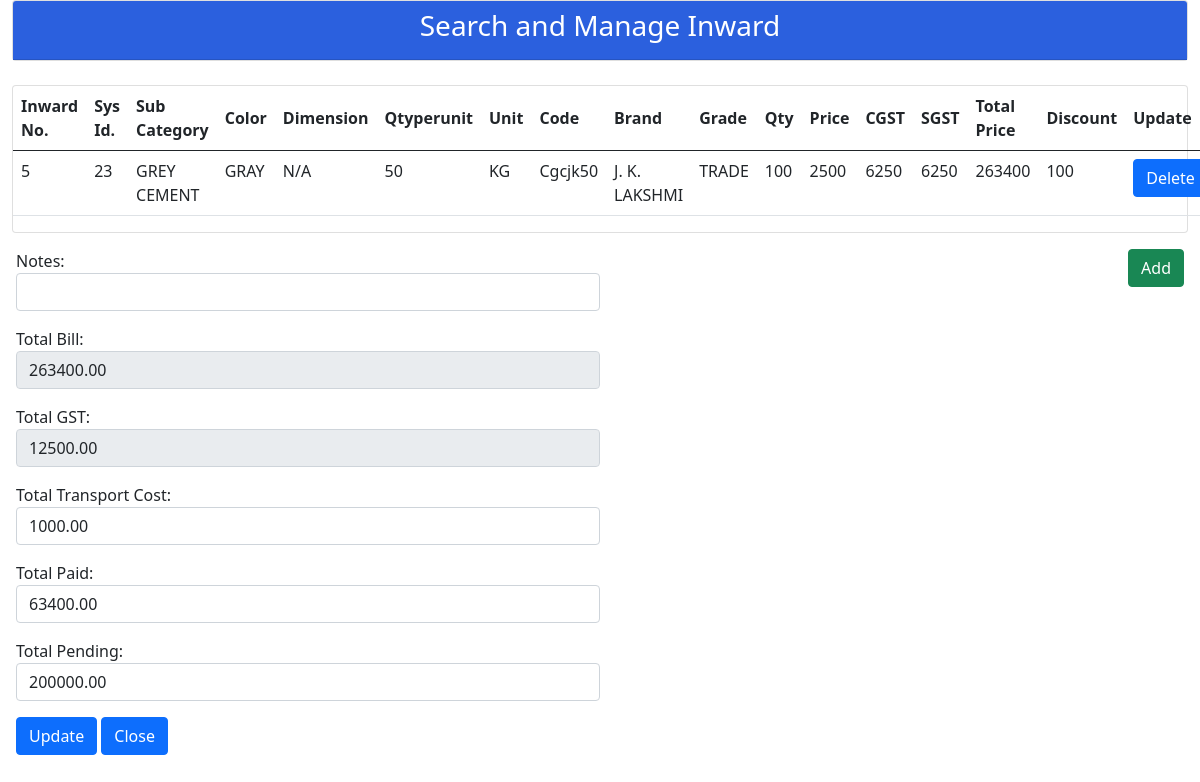
Page /Ceramic/Inward/Updateinward.php?id=3&type=bill on the committed database.
### tables this page shows
CREATE TABLE `tblinwarddetails` (
  `InwardNo` int(10) NOT NULL,
  `ProductId` int(10) NOT NULL,
  `InwardId` int(10) NOT NULL,
  `Qty` int(10) NOT NULL,
  `Price` float NOT NULL,
  `CGST` float NOT NULL,
  `SGST` float NOT NULL,
  `TotalCost` float NOT NULL,
  `Discount` float NOT NULL,
  `StockMstSysId` int(10) NOT NULL,
  `CreatedDate` date NOT NULL DEFAULT current_timestamp(),
  `ModifiedDate` date NOT NULL,
  `RecStatus` varchar(1) NOT NULL DEFAULT 'A'
);

CREATE TABLE `subcategories` (
  `subcategory_id` int(11) NOT NULL,
  `subcategory_name` varchar(30) DEFAULT NULL,
  `category_id` int(11) DEFAULT NULL,
  `active_status` tinyint(1) DEFAULT 1,
  `ProductHSNCode` varchar(8) DEFAULT NULL,
  `ProductGST` int(2) DEFAULT NULL
);

CREATE TABLE `productmst` (
  `ProductID` int(11) NOT NULL,
  `ProductSubCategoryID` int(11) DEFAULT NULL,
  `ProductTypeColor` varchar(50) DEFAULT 'N/A',
  `SizeOrDimension` varchar(50) DEFAULT 'N/A',
  `QtyPerUnit` int(11) NOT NULL,
  `PackingUnit` varchar(15) NOT NULL,
  `Code` varchar(30) DEFAULT 'N/A',
  `CreatedDate` datetime DEFAULT current_timestamp(),
  `ModifiedDate` datetime DEFAULT NULL,
  `BrandId` int(11) DEFAULT NULL,
  `GradeId` int(11) DEFAULT NULL,
  `RecStatus` tinyint(1) DEFAULT 1
);

CREATE TABLE `brandnames` (
  `BrandId` int(11) NOT NULL,
  `BrandName` varchar(70) DEFAULT NULL,
  `RecStatus` tinyint(1) DEFAULT 1
);

CREATE TABLE `grades` (
  `GradeId` int(11) NOT NULL,
  `GradeText` varchar(20) DEFAULT NULL,
  `RecStatus` tinyint(1) DEFAULT 1
);

CREATE TABLE `tblinwardbillmst` (
  `InwardId` int(100) NOT NULL,
  `InwardDate` datetime NOT NULL,
  `VendorId` int(100) NOT NULL,
  `TotalGST` float(100,2) NOT NULL,
  `Transport_extracost` float(100,2) NOT NULL,
  `TotalAmount` float(100,2) NOT NULL,
  `AmountPaid` float(100,2) NOT NULL,
  `AmountPending` float(100,2) NOT NULL,
  `UploadBill` longtext NOT NULL,
  `PaymentMode` varchar(10) NOT NULL,
  `TotalDiscount` float(100,2) NOT NULL,
  `Notes` varchar(200) NOT NULL,
  `StockMstSysId` int(100) NOT NULL,
  `CreatedDate` date NOT NULL DEFAULT current_timestamp(),
  `ModifiedDate` date NOT NULL,
  `RecStatus` varchar(1) NOT NULL DEFAULT 'A',
  `StockType` varchar(50) NOT NULL,
  `ExtraCost` int(100) NOT NULL,
  `Description` varchar(200) NOT NULL,
  `tempextra` int(11) NOT NULL DEFAULT 0,
  `temptransport` int(11) NOT NULL DEFAULT 0
);

### Ceramic/Inward/updateinward.php (the view, shortened to what this page needs)
<?php
include('config.php');
?>
<!DOCTYPE html>
<html>
   <head>
      <link href="https://cdn.jsdelivr.net/npm/bootstrap@5.0.0-beta1/dist/css/bootstrap.min.css" rel="stylesheet">
   </head>
   <body>
      <div class="container-fluid col-lg-12">
       <div class="row">
         <div class="col-md-12">
            <div class="card card-primary">
               <div class="card-header" style="background-color: #2B60DE">
                  <h3 class="card-title" style="color: white" align="center">Search and Manage Inward</h3>
               </div>
            </div>
         </div>
      </div>
         <br>
         <div class="row">
            <div class="col-md-12">
               <div class="card card-primary">
                  <table class="table" id="data_table">
                     <thead>
                        <tr valign="middle">
                           <th>Inward No.</th>
                           <th>Sys Id.</th>
                           <th>Sub Category</th>
                           <th>Color</th>
                           <th>Dimension</th>
                           <th>Qtyperunit</th>
                           <th>Unit</th>
                           <th>Code</th>
                           <th>Brand</th>
                           <th>Grade</th>
                           <th>Qty</th>
                           <th>Price</th>
                           <th>CGST</th>
                           <th>SGST</th>
                           <th>Total Price</th>
                           <th>Discount</th>
                           <th>Update</th>
                        </tr>
                     </thead>
                     <tbody>
                      <?php
                                $con=mysqli_connect('localhost','root','','imsdatabase');
                                $iid=$_GET['id'];
                                $type = $_GET['type'];
                                  $query= "SELECT * FROM tblinwarddetails where InwardId='$iid' and RecStatus='A'";
                                  $run = mysqli_query($con,$query);
                                while ($row=mysqli_fetch_array($run))
                                {
                                    $ino=$row[0];
                                    $sys=$row[1];
                                    $qty=$row[3];
                                    $price=$row[4];
                                    $cgst=$row[5];
                                    $sgst=$row[6];
                                    $total=$row[7];
                                    $Dis=$row[8];
                                    $query1 = "SELECT * FROM productmst inner join systable on productmst.ProductID = systable.ProductId where systable.SysId = $sys";
                                    $run1 = mysqli_query($con,$query1);
                                    while($row1 = mysqli_fetch_array($run1))
                                    {
                                      $prosub = $row1[1];
                                      $col = $row1[2];
                                      $die = $row1[3];
                                      $qpu = $row1[4];
                                      $unit = $row1[5];
                                      $code = $row1[6];
                                      $brand = $row1[9];
                                      $grade = $row1[10];
                                      $getsub = "SELECT * FROM subcategories WHERE subcategory_id = $prosub";
                                      $runsub = mysqli_query($conn,$getsub);
                                      while($rowsub = mysqli_fetch_array($runsub))
                                      {
                                        $subcategories1 = $rowsub['subcategory_name'];
                                      }
                                      $getbrand = "SELECT * FROM brandnames WHERE BrandId = $brand";
                                      $runbrand = mysqli_query($conn,$getbrand);
                                      while($rowsbrand = mysqli_fetch_array($runbrand))
                                      {
                                        $brandname = $rowsbrand[1];
                                      }
                                      $getgrade = "SELECT * FROM grades WHERE GradeId = $grade";
                                      $rungrade = mysqli_query($conn,$getgrade);
                                      while($rowsgrade = mysqli_fetch_array($rungrade))
                                      {
                                        $gradename = $rowsgrade[1];
                                      }
                                    }
                                  ?>
                            <td><?php echo $ino; ?></td>
                            <td><?php echo $sys; ?></td>
                            <td><?php echo $subcategories1; ?></td>
                            <td><?php echo $col; ?></td>
                            <td><?php echo $die; ?></td>
                            <td><?php echo $qpu; ?></td>
                            <td><?php echo $unit; ?></td>
                            <td><?php echo $code; ?></td>
                            <td><?php echo $brandname; ?></td>
                            <td><?php echo $gradename; ?></td>
                            <td><?php echo $qty; ?></td>
                            <td><?php echo $price; ?></td>
                            <td><?php echo $cgst; ?></td>
                            <td><?php echo $sgst; ?></td>
                            <td><?php echo $total; ?></td>
                            <td><?php echo $Dis; ?></td>
                            <td><a href="Deleteinwarditem.php?id=<?php echo $sys; ?>&iid=<?php echo $iid; ?>&ino=<?php echo $ino; ?>&type=<?php echo $type; ?>"><input type="Button" value="Delete" name="" class="btn btn-primary" id="btn"></a></td>
                                              <?php } ?>
                     </tbody>
                  </table>
               </div>
            </div>
         </div>
      </div>
      <div class="card-body">
                      <div style="float: right;">
                     <a href="Updateinwarditem.php?iid=<?php echo $iid; ?>&ino=<?php echo $ino; ?>&type=<?php echo $type; ?> "><input type="Button" value="Add" name="" class="btn btn-success" id="btn"></a></div>
                     <div class="grid1">
                        <?php
                        $id = $_GET['id'];
                        $getbill = "SELECT * FROM tblinwardbillmst where InwardId='$id'";
                        $run1 = mysqli_query($con,$getbill);
                        $row1=mysqli_fetch_array($run1)
                         ?>
                        <form action="Updatebillinward.php" method="post">
                        <div>
                           <p class="col-md-6">Notes: <input type="text" name="not" value="<?php echo $row1['Notes']?>" class="form-control"
                                 id="not"></span></p>
                           <p class="col-md-6">Total Bill: <input type="number" name="totalbill" value="<?php echo $row1['TotalAmount']?>" class="form-control"
                                 id="totalbill" readonly></span></p>
                           <p class="col-md-6">Total GST: <input type="number" name="totalgst" value="<?php echo $row1['TotalGST']?>" class="form-control"
                                 id="totalgst" readonly></p>
                           <p class="col-md-6">Total Transport Cost: <input type="number" value="<?php echo $row1['Transport_extracost']?>" name="totalcost"
                                 class="form-control" id="totalcost"></p>
                           <p class="col-md-6">Total Paid: <input type="number" name="totalpaid" value="<?php echo $row1['AmountPaid']?>" class="form-control"
                                 id="totalpaid"></p>
                           <p class="col-md-6">Total Pending: <input type="number" name="totalpending" value="<?php echo $row1['AmountPending']?>"
                                 class="form-control" id="totalpending"></p>
                        </div>
                        <input type="submit" value="Update" name="update" class="btn btn-primary" id="update">
                        <a href="s&minward.php"><input type="Button" value="Close" name="close" class="btn btn-primary" id="close"></a>
                     </div>
                   </div>
   </body>
   </html>

### rows in the picture
tblinwarddetails: InwardNo "5", ProductId "23", subcategories.subcategory_name "GREY CEMENT", productmst.ProductTypeColor "GRAY", productmst.SizeOrDimension "N/A", productmst.QtyPerUnit "50", productmst.PackingUnit "KG", productmst.Code "Cgcjk50", brandnames.BrandName "J. K. LAKSHMI", grades.GradeText "TRADE", Qty "100", Price "2500", CGST "6250", SGST "6250", TotalCost "263400", Discount "100"
tblinwardbillmst: totalbill "263400.00", totalgst "12500.00", totalcost "1000.00", totalpaid "63400.00", totalpending "200000.00"
